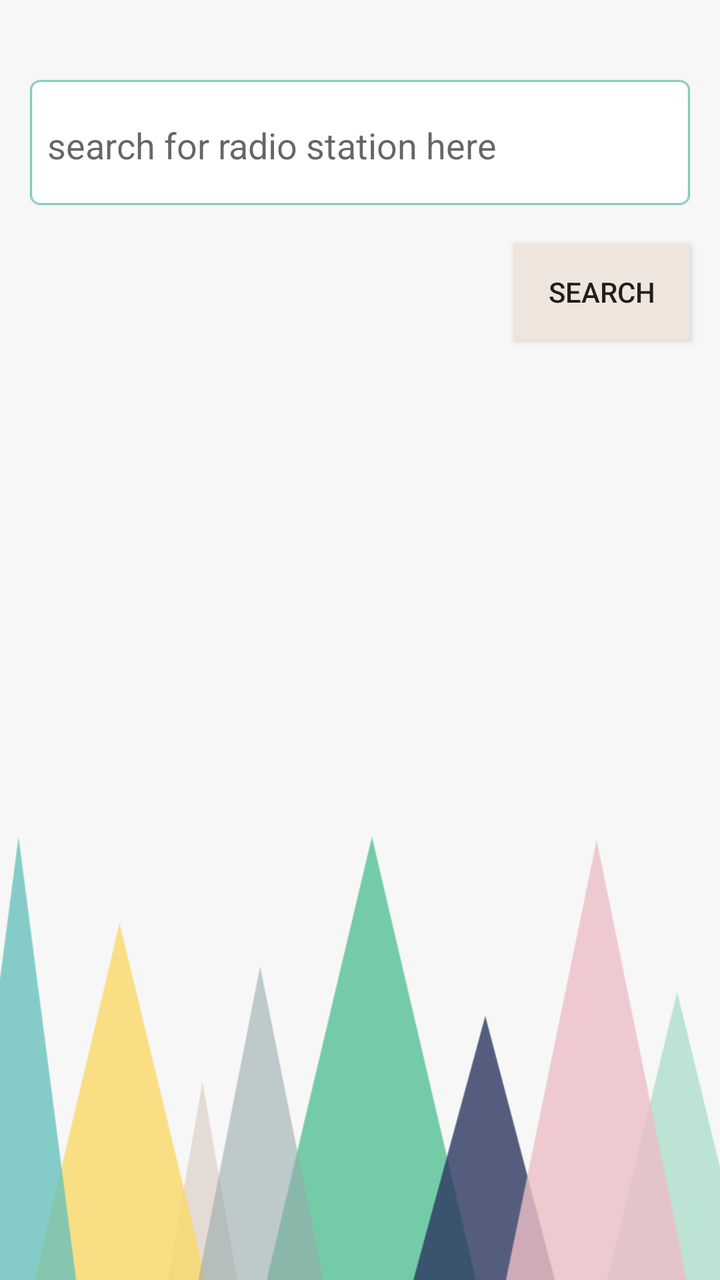
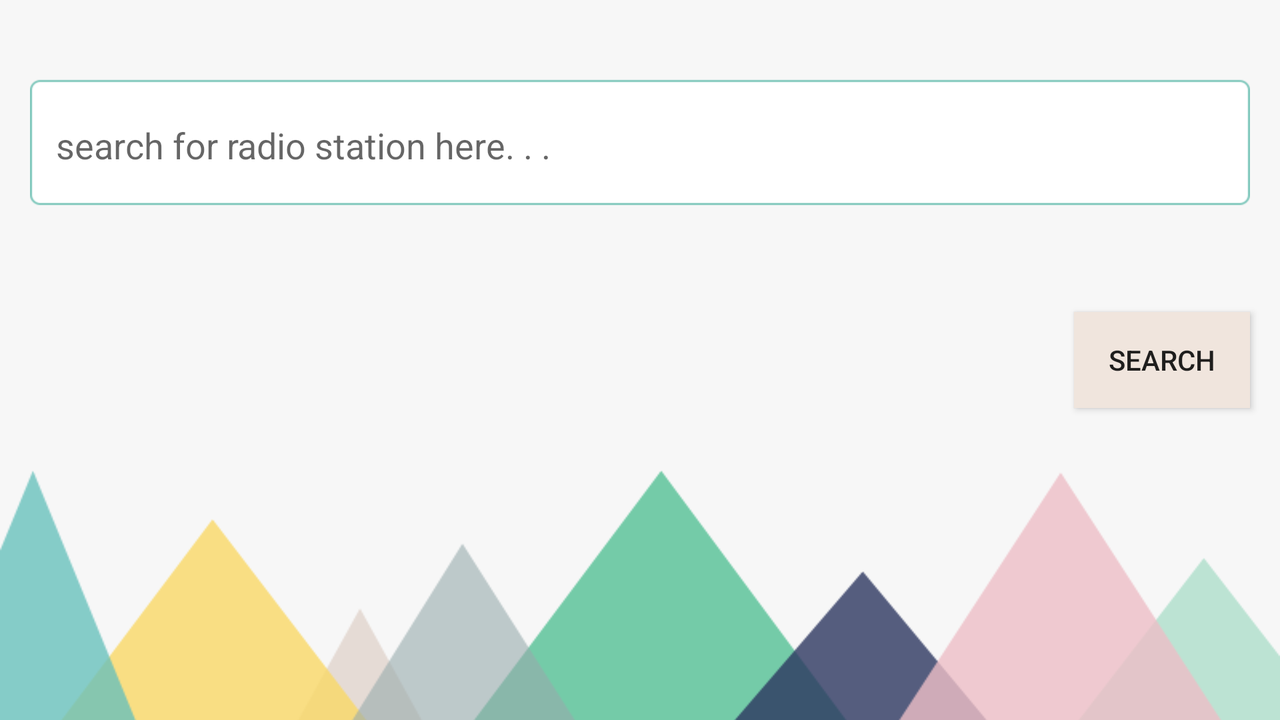

First picture: res/layout/ on a phone held upright. Second picture: the repository's own variant of that layout, on a device whose configuration matches the variant's folder. Source for both follows.
<!-- AndroidManifest.xml: activity theme AppTheme.NoActionBar -->
<!-- res/layout/fragment_search.xml -->
<?xml version="1.0" encoding="utf-8"?>
<FrameLayout xmlns:android="http://schemas.android.com/apk/res/android"
    xmlns:tools="http://schemas.android.com/tools"
    android:layout_width="match_parent"
    android:layout_height="match_parent"
    tools:context=".SearchFragment"
    android:background="@drawable/splash_background3">

    <RelativeLayout
        android:layout_width="match_parent"
        android:layout_height="match_parent">

        <EditText
            android:id="@+id/editSearch"
            android:layout_width="match_parent"
            android:layout_height="wrap_content"
            android:layout_marginHorizontal="15dp"
            android:layout_marginTop="35dp"
            android:hint="  search for radio station here"
            android:background="@drawable/search_bar"/>

        <Button
            android:id="@+id/button_search"
            android:layout_width="wrap_content"
            android:layout_height="wrap_content"
            android:layout_alignEnd="@+id/editSearch"
            android:layout_below="@+id/editSearch"
            android:layout_marginTop="12dp"
            android:background="#F0E5DD"
            android:text="search" />





    </RelativeLayout>

</FrameLayout>
<!-- resources referenced by this layout -->
<resources>
  <!-- drawable search_bar: png bitmap (drawable-hdpi, 2006 bytes) -->
  <!-- drawable splash_background3: png bitmap (drawable, 23683 bytes) -->
  <!-- from res/values-v21/ -->
  <style name="AppTheme.NoActionBar">
          <item name="windowActionBar">false</item>
          <item name="windowNoTitle">true</item>
          <item name="android:statusBarColor">#7E8399</item>
      </style>
</resources>
<!-- res/layout-land/fragment_search.xml (the repository's variant of the layout above) -->
<!-- drawn on the phone turned sideways -->
<?xml version="1.0" encoding="utf-8"?>
<FrameLayout xmlns:android="http://schemas.android.com/apk/res/android"
    xmlns:tools="http://schemas.android.com/tools"
    android:layout_width="match_parent"
    android:layout_height="match_parent"
    tools:context=".SearchFragment"
    android:background="@drawable/splash_background3">

  <RelativeLayout
      android:layout_width="match_parent"
      android:layout_height="match_parent"
      >

      <EditText
          android:layout_width="match_parent"
          android:layout_height="wrap_content"
          android:hint="   search for radio station here. . ."
          android:layout_marginTop="35dp"
          android:layout_marginHorizontal="15dp"
          android:shadowColor="@color/colorPrimaryDark"
          android:background="@drawable/search_bar"
          android:id="@+id/editText" />

      <Button
          android:id="@+id/button_search"
          android:layout_width="wrap_content"
          android:layout_height="wrap_content"
          android:layout_alignEnd="@+id/editText"
          android:layout_centerVertical="true"
          android:background="#F0E5DD"
          android:text="search" />

  </RelativeLayout>



</FrameLayout>
<!-- resources referenced by the variant -->
<!-- as the phone turned sideways resolves them -->
<resources>
  <color name="colorPrimaryDark">#4c352d</color>
  <!-- drawable search_bar: png bitmap (drawable-hdpi, 2006 bytes) -->
  <!-- drawable splash_background3: png bitmap (drawable, 23683 bytes) -->
  <!-- from res/values-v21/ -->
  <style name="AppTheme.NoActionBar">
          <item name="windowActionBar">false</item>
          <item name="windowNoTitle">true</item>
          <item name="android:statusBarColor">#7E8399</item>
      </style>
</resources>
